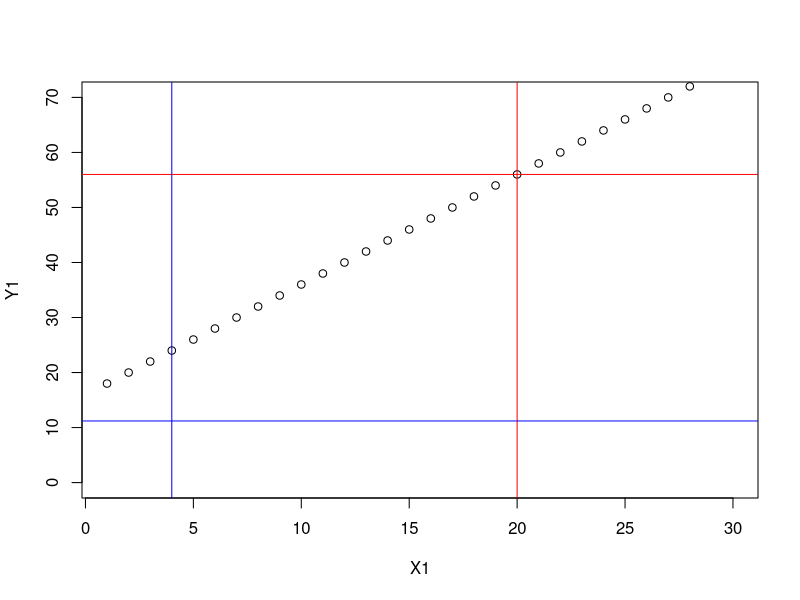
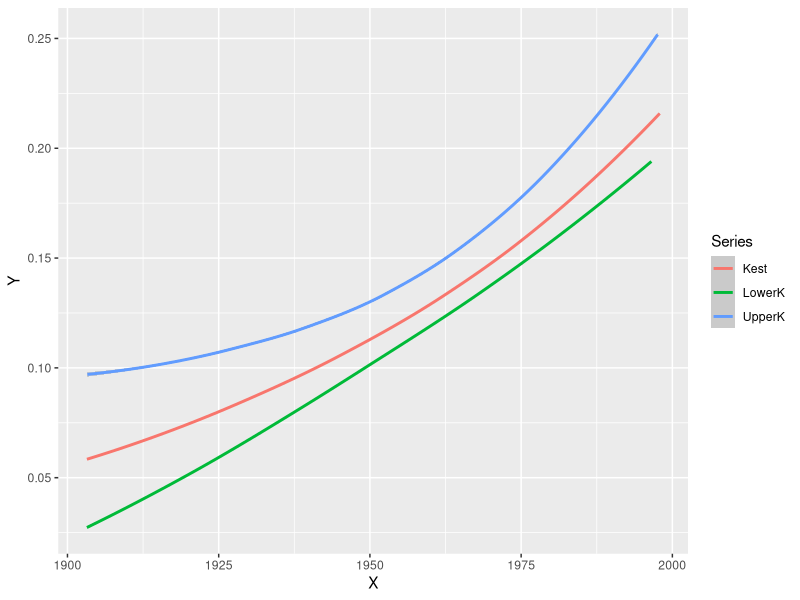
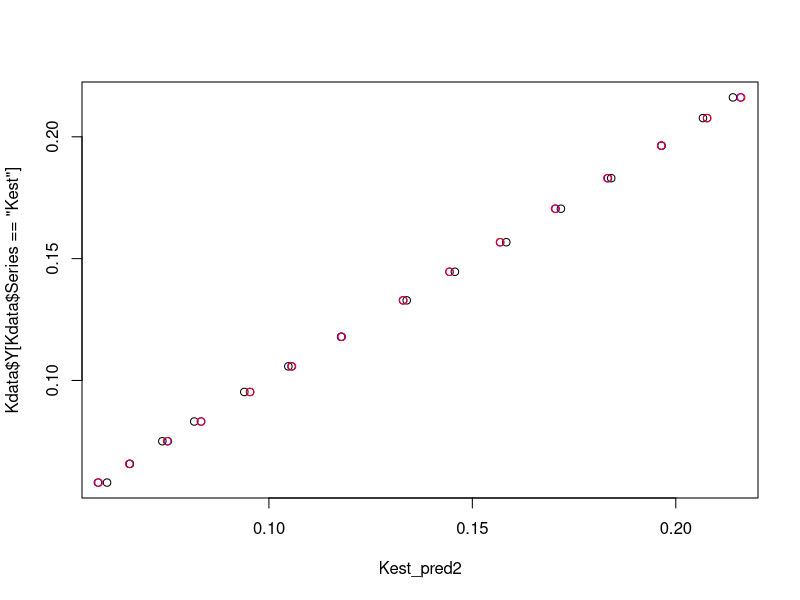
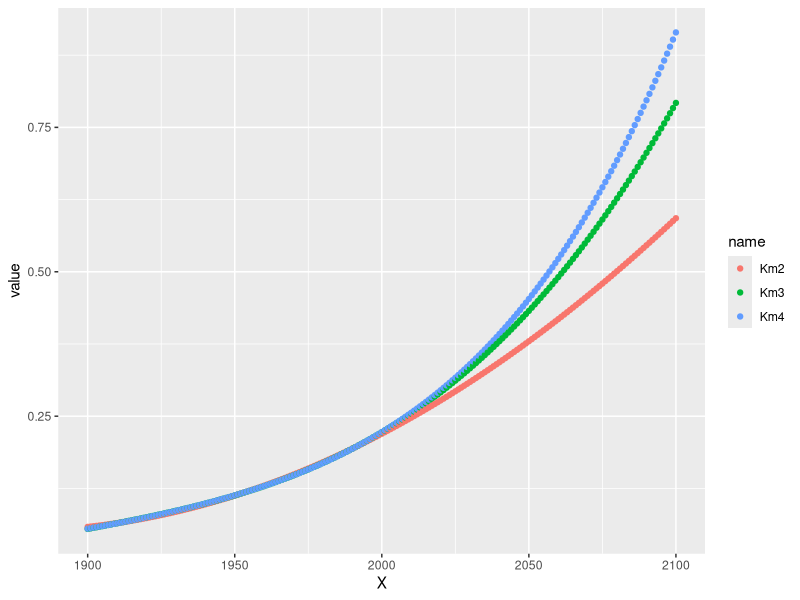
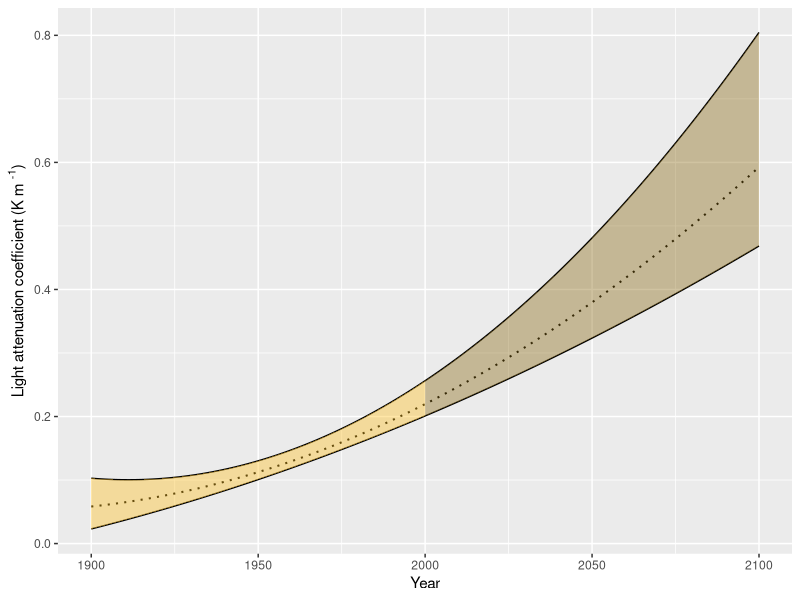
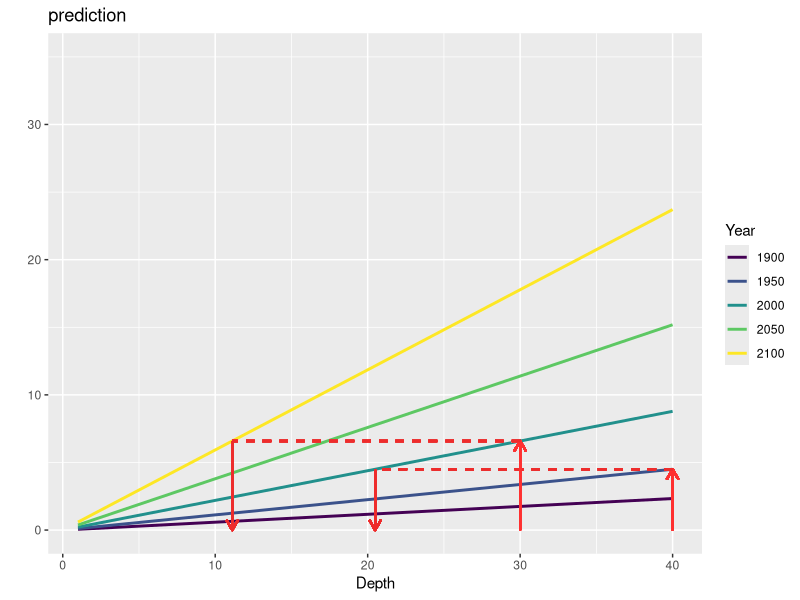
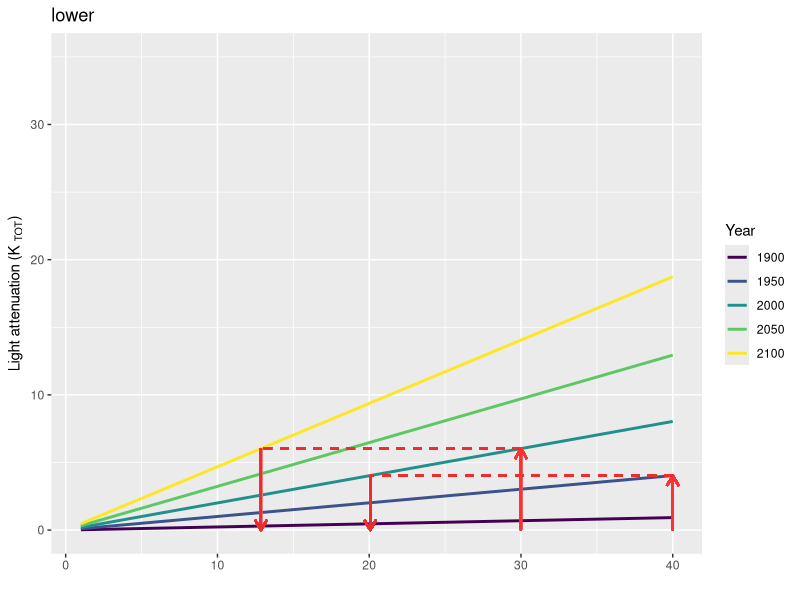
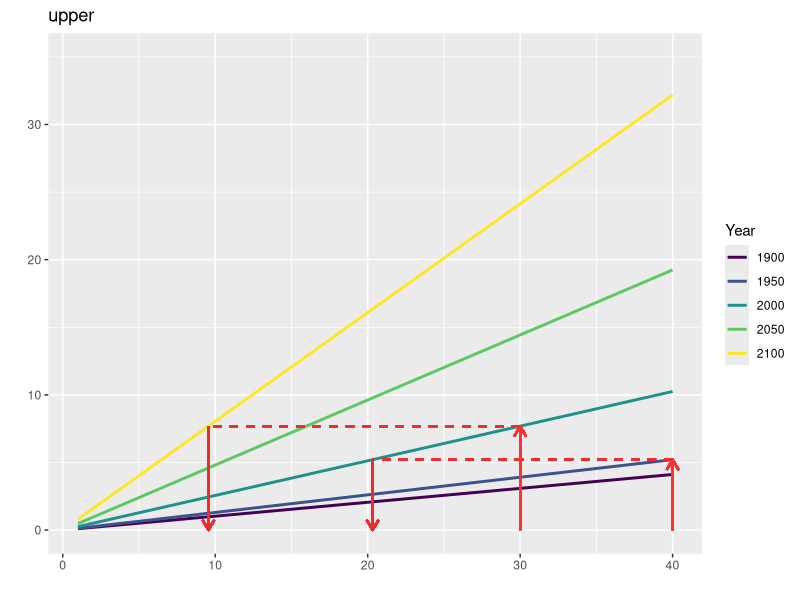

The R source for these figures, in order:
## Thought experiments - Light
## GSA 2023

library(readxl)
library(tidyverse)
library(patchwork)
library(viridis)

# making a bunch of linear relationships

lfunc <- function(x, a, b){a*x + b}

X1 <- c(1:30)

Y1 <- lfunc(X1, 2, 16)
Y2 <- lfunc(X1, 1.1, 23)
Y3 <- lfunc(X1, 1, 1)

plot(X1, Y1, ylim = c(0,70))
abline(v = 20, col = "red")
abline(h = lfunc(20, 2, 16), col = "red")
abline(v = 20*0.2, col = "blue")
abline(h = lfunc(20, 2, 16)*0.2, col = "blue")

# Read data from Fig 1 in Opdal et al 2019

Kdata <- read_xlsx("./Data/Opdal2019Fig1_datasets.xlsx")
Kdata

Kdata %>% ggplot(aes(x = X, y = Y, colour = Series)) +
  geom_smooth()

Kdata %>% select(Series) %>% unique

Km2 <- lm(Y~poly(X, 2), data = Kdata %>% filter(Series == "Kest"))
Km2
summary(Km2)

Km3 <- lm(Y~poly(X, 3), data = Kdata %>% filter(Series == "Kest"))
Km3
summary(Km3)

Km4 <- lm(Y~poly(X, 4), data = Kdata %>% filter(Series == "Kest"))
Km4
summary(Km4)


Kest_pred2 <- predict(Km2)
Kest_pred2

Kest_pred3 <- predict(Km3)
Kest_pred3

Kest_pred4 <- predict(Km4)
Kest_pred4

plot(Kest_pred2, Kdata$Y[Kdata$Series == "Kest"])
points(Kest_pred3, Kdata$Y[Kdata$Series == "Kest"], add = TRUE, col = "blue")
points(Kest_pred4, Kdata$Y[Kdata$Series == "Kest"], add = TRUE, col = "red")

Yearpred <- data.frame(X = c(1900:2100))
Yearpred

Yearpred$Km2 <- predict(Km2, newdata = Yearpred)
Yearpred$Km3 <- predict(Km3, newdata = Yearpred)
Yearpred$Km4 <- predict(Km4, newdata = Yearpred)

Yearpred %>% 
  pivot_longer(cols = Km2:Km4) %>% 
  ggplot(aes(x = X, y = value, color = name)) +
  geom_point()

# Go for second order polynomial

Kupper2 <- lm(Y~poly(X, 2), data = Kdata %>% filter(Series == "UpperK"))
Kupper2
summary(Kupper2)

Klower2 <- lm(Y~poly(X, 2), data = Kdata %>% filter(Series == "LowerK"))
Klower2
summary(Klower2)

Yearpred$Ku <- predict(Kupper2, newdata = Yearpred)
Yearpred$Kl <- predict(Klower2, newdata = Yearpred)

K_time_plot <- Yearpred %>% 
#  pivot_longer(cols = c(Ku, Km2, Kl)) %>% 
  ggplot() + #aes(x = X, y = value, color = name)
  geom_line(aes(x = X, y = Kl), lwd = 0.5) +
  geom_line(aes(x = X, y = Km2), lwd = 0.7, lty = "dotted") +
  geom_line(aes(x = X, y = Ku), lwd = 0.5) +
  geom_ribbon(data = . %>% filter(X <= 2000), 
              aes(x = X, ymin = Kl, ymax = Ku), fill = "goldenrod1", alpha = 0.4) +
  geom_ribbon(data = . %>% filter(X >= 2000), 
              aes(x = X, ymin = Kl, ymax = Ku), fill = "goldenrod4", alpha = 0.4) +
  labs(x = "Year", y = expression(paste("Light attenuation coefficient (K m "^"-1",")")), color = "")
K_time_plot


# Choose years for predictions

Yearextract <- data.frame(X = c(1900, 1950, 2000, 2050, 2100)) 
Yearextract$Ku = predict(Kupper2, Yearextract)
Yearextract$Km2 = predict(Km2, Yearextract)
Yearextract$Kl = predict(Klower2, Yearextract)

# Depths

simdepths <- data.frame(Depth = c(1:40))
simdepths

Kpredict <- Yearextract %>% slice(rep(row_number(), 40)) %>% 
  mutate(Depth = rep(c(1:40), each = 5)) %>% 
  mutate(Ku_depth = Ku * Depth,
         Km_depth = Km2 * Depth,
         Kl_depth = Kl * Depth)

K_40_1950 <- Kpredict %>% filter(Depth == 40, X == 1950)  
K_40_1950$Km_depth

K_30_2000 <- Kpredict %>% filter(Depth == 30, X == 2000)  
K_30_2000$Km_depth

K_X_2000 <- K_40_1950$Km_depth / Yearextract$Km2[Yearextract$X == 2000]
K_X_2000

K_X2_2100 <- K_30_2000$Km_depth / Yearextract$Km2[Yearextract$X == 2100]
K_X2_2100

Kl_X_2000 <- K_40_1950$Kl_depth / Yearextract$Kl[Yearextract$X == 2000]
Kl_X_2000

Kl_X2_2100 <- K_30_2000$Kl_depth / Yearextract$Kl[Yearextract$X == 2100]
Kl_X2_2100

Ku_X_2000 <- K_40_1950$Ku_depth / Yearextract$Ku[Yearextract$X == 2000]
Ku_X_2000

Ku_X2_2100 <- K_30_2000$Ku_depth / Yearextract$Ku[Yearextract$X == 2100]
Ku_X2_2100

Km_plot <- Kpredict %>%  
  ggplot(aes(x = Depth, y = Km_depth, colour = as.factor(X))) + 
  geom_line(lwd = 1) +
  labs(y = "", colour = "Year", title = "prediction") +
  geom_segment(aes(x = 40, y = 0, xend = 40, yend = K_40_1950$Km_depth),
               colour = "firebrick1", lwd = 0.7,
               arrow = arrow(length = unit(.3, 'cm'))) +
  geom_segment(aes(x = 40, y = K_40_1950$Km_depth, xend = K_X_2000, yend = K_40_1950$Km_depth),
               colour = "firebrick2", lwd = 0.7, lty = "dashed") +
  geom_segment(aes(x = K_X_2000, y = K_40_1950$Km_depth, xend = K_X_2000, yend = 0),
               colour = "firebrick2", lwd = 0.7,
               arrow = arrow(length = unit(.3, 'cm'))) +
  geom_segment(aes(x = 30, y = 0, xend = 30, yend = K_30_2000$Km_depth),
               colour = "firebrick1", lwd = 0.7,
               arrow = arrow(length = unit(.3, 'cm'))) +
  geom_segment(aes(x = 30, y = K_30_2000$Km_depth, xend = K_X2_2100, yend = K_30_2000$Km_depth),
               colour = "firebrick2", lwd = 0.7, lty = "dashed") +
  geom_segment(aes(x = K_X2_2100, y = K_30_2000$Km_depth, xend = K_X2_2100, yend = 0),
               colour = "firebrick2", lwd = 0.7,
               arrow = arrow(length = unit(.3, 'cm'))) +
  scale_color_viridis(discrete = TRUE, option = "D") +
  ylim(c(0,35))

Km_plot

Kl_plot <- Kpredict %>%  
  ggplot(aes(x = Depth, y = Kl_depth, colour = as.factor(X))) + 
  geom_line(lwd = 1) +
  labs(x = "", y = expression(paste("Light attenuation (K "["TOT"], ")")), colour = "Year", title = "lower") +
  geom_segment(aes(x = 40, y = 0, xend = 40, yend = K_40_1950$Kl_depth), 
               colour = "firebrick1", lwd = 0.7, 
               arrow = arrow(length = unit(.3, 'cm'))) +
  geom_segment(aes(x = 40, y = K_40_1950$Kl_depth, xend = Kl_X_2000, yend = K_40_1950$Kl_depth),
               colour = "firebrick2", lwd = 0.7, lty = "dashed") +
  geom_segment(aes(x = Kl_X_2000, y = K_40_1950$Kl_depth, xend = Kl_X_2000, yend = 0),
               colour = "firebrick2", lwd = 0.7,
               arrow = arrow(length = unit(.3, 'cm'))) +
  geom_segment(aes(x = 30, y = 0, xend = 30, yend = K_30_2000$Kl_depth), 
               colour = "firebrick1", lwd = 0.7, 
               arrow = arrow(length = unit(.3, 'cm'))) +
  geom_segment(aes(x = 30, y = K_30_2000$Kl_depth, xend = Kl_X2_2100, yend = K_30_2000$Kl_depth),
               colour = "firebrick2", lwd = 0.7, lty = "dashed") +
  geom_segment(aes(x = Kl_X2_2100, y = K_30_2000$Kl_depth, xend = Kl_X2_2100, yend = 0),
               colour = "firebrick2", lwd = 0.7,
               arrow = arrow(length = unit(.3, 'cm'))) +
  scale_color_viridis(discrete = TRUE, option = "D") +
  ylim(c(0,35))

Kl_plot

Ku_plot <- Kpredict %>%  
  ggplot(aes(x = Depth, y = Ku_depth, colour = as.factor(X))) + 
  geom_line(lwd = 1) +
  labs(x = "", y = "", colour = "Year", title = "upper") +
  geom_segment(aes(x = 40, y = 0, xend = 40, yend = K_40_1950$Ku_depth), 
               colour = "firebrick1", lwd = 0.7, 
               arrow = arrow(length = unit(.3, 'cm'))) +
  geom_segment(aes(x = 40, y = K_40_1950$Ku_depth, xend = Ku_X_2000, yend = K_40_1950$Ku_depth),
               colour = "firebrick2", lwd = 0.7, lty = "dashed") +
  geom_segment(aes(x = Ku_X_2000, y = K_40_1950$Ku_depth, xend = Ku_X_2000, yend = 0),
               colour = "firebrick2", lwd = 0.7,
               arrow = arrow(length = unit(.3, 'cm'))) +
  geom_segment(aes(x = 30, y = 0, xend = 30, yend = K_30_2000$Ku_depth), 
               colour = "firebrick1", lwd = 0.7, 
               arrow = arrow(length = unit(.3, 'cm'))) +
  geom_segment(aes(x = 30, y = K_30_2000$Ku_depth, xend = Ku_X2_2100, yend = K_30_2000$Ku_depth),
               colour = "firebrick2", lwd = 0.7, lty = "dashed") +
  geom_segment(aes(x = Ku_X2_2100, y = K_30_2000$Ku_depth, xend = Ku_X2_2100, yend = 0),
               colour = "firebrick2", lwd = 0.7,
               arrow = arrow(length = unit(.3, 'cm'))) +
  scale_color_viridis(discrete = TRUE, option = "D") +
  ylim(c(0,35))

Ku_plot

Kfig <- K_time_plot /
(Kl_plot | Km_plot | Ku_plot) + plot_layout(guides = "collect")


ggsave("./Figures/K_overview.png", Kfig)

X1 = 2100
X2 = 2000
# Adjusting depth -> Find "conversion factor" by dividing Kfuture ong Kpresent
# Depth equivalent for year 2100, assuming that the present day picture (model)
# is adequately represented by K in year 2000,
# would for instance be measuring depth multiplied by
Yearextract$Km2[Yearextract$X == X1]/Yearextract$Km2[Yearextract$X == X2]
# Like this
data.frame(Depth = c(1:40)) %>% 
  mutate(Depthekv = Depth*Yearextract$Km2[Yearextract$X == X1]/Yearextract$Km2[Yearextract$X == X2]) %>% 
  ggplot(aes(x = Depth, y = Depthekv)) +
  geom_line()
